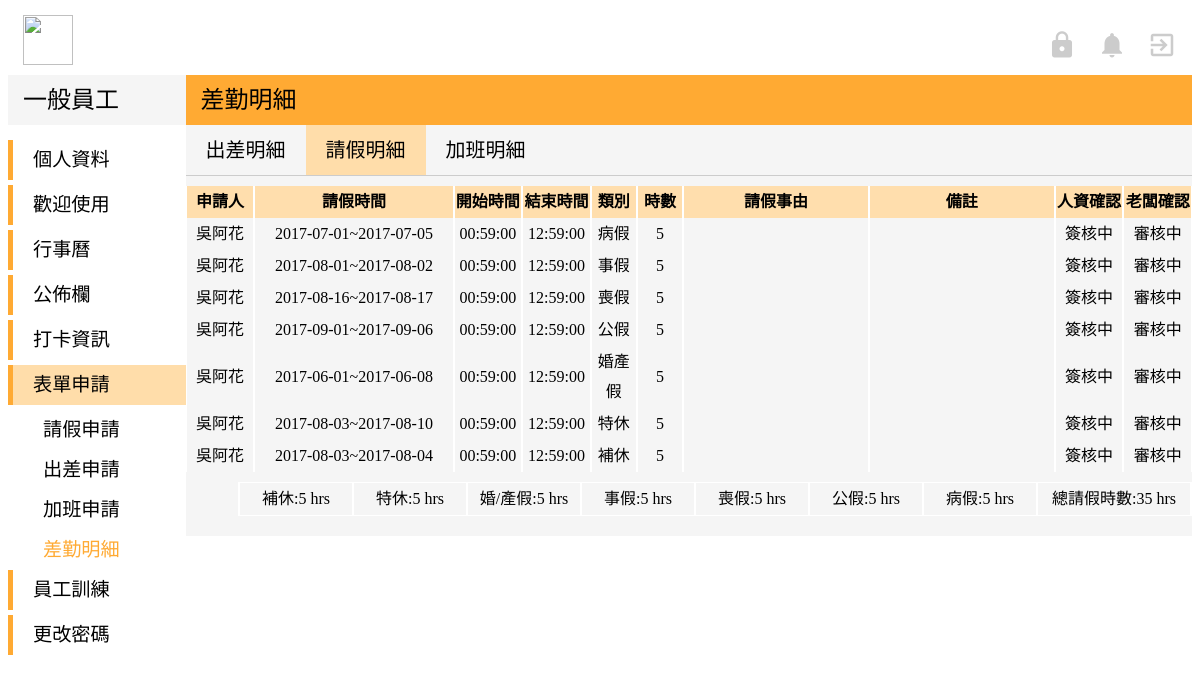
Page /user-Model/user_leave_list.php (signed in) on the earlier database version.
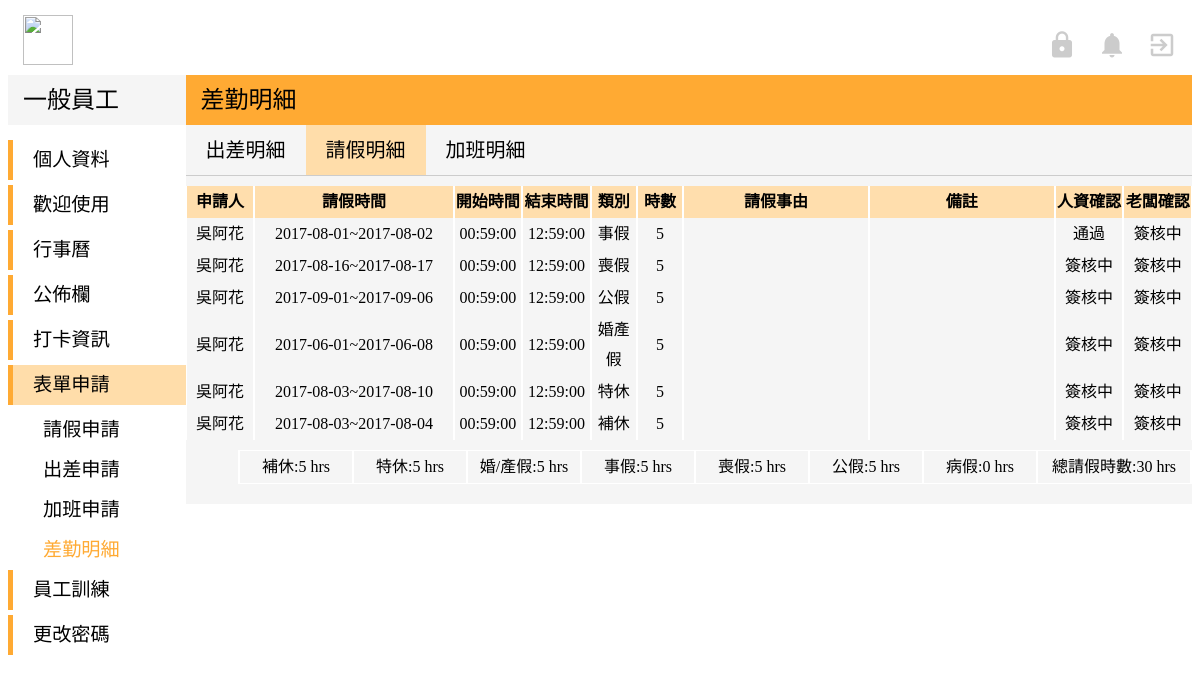
Same page on the later database version.
### tables this page shows
CREATE TABLE `leave` (
  `id` int(11) NOT NULL,
  `l_sn` varchar(15) NOT NULL,
  `l_name` varchar(30) NOT NULL,
  `l_startDate` date NOT NULL,
  `l_startTime` time NOT NULL,
  `l_endDate` date NOT NULL,
  `l_endTime` time NOT NULL,
  `l_month` varchar(2) NOT NULL,
  `l_type` varchar(30) NOT NULL,
  `l_compensatoryLevae` varchar(30) NOT NULL,
  `l_annualLeave` varchar(30) NOT NULL,
  `l_marriageLeave` varchar(30) NOT NULL,
  `l_officialLeave` varchar(30) NOT NULL,
  `l_personalLeave` varchar(30) NOT NULL,
  `l_funeralLeave` varchar(30) NOT NULL,
  `l_sickLeave` varchar(30) NOT NULL,
  `l_hrs` varchar(30) NOT NULL,
  `l_state` varchar(30) NOT NULL,
  `l_comment` varchar(30) NOT NULL,
  `l_hrCheck` varchar(30) NOT NULL DEFAULT '簽核中',
  `l_bossCheck` varchar(30) NOT NULL DEFAULT '簽核中',
  `l_applyDate` timestamp NOT NULL DEFAULT CURRENT_TIMESTAMP
);

### user-Model/user_leave_list.php (the view, shortened to what this page needs)
<!DOCTYPE html>
<?php
$servername = "localhost";
$username = "root";
$password = "root";
$dbname = "peopleresource";
try {
    $conn = mysqli_connect($servername,$username ,$password,$dbname);
    $sql = "SELECT * FROM `leave` WHERE l_name='".$_SESSION['name']."'";
    $result = mysqli_query($conn,$sql);
    }
catch(PDOException $e)
    {
    echo $sql . "<br>" . $e->getMessage();
    }
?>
<html>
<head>
</head>
<body>
	<link rel="stylesheet" href="../view/indexStyle.css">
</head>
<body>
  <div class="top">
		<img class="titleImg" src="http://www.lctech.com.tw/wp-content/uploads/bfi_thumb/%E6%9C%AA%E5%91%BD%E5%90%8D-1-%E6%8B%B7%E8%B2%9D-31w65e1o8bhj94p9q5patm@2x.png" width="50" height="50">
		<a href="../Controller/log_logout.php">
			<i id="topIcon" class="material-icons" >exit_to_app</i>
		</a>
		<a href="#">
			<i id="topIcon" class="material-icons">notifications</i>
		</a>
    <?php if ($_SESSION['root'] == 'admin'){?>
		    <a href="../admin-Model/admin_index.php">
			    <i id="topIcon" class="material-icons">https</i>
		    </a><?php }
    ?>
	</div>
	<div class="down">
			<div class="left">
				<div class="left-top">
					<p class="left-top-title">一般員工</p>
				</div>
				<div class="left-bottom">
					<div class="left-title" >
						<a href="user_profile.php" style="margin:auto 20px">個人資料</a>
					</div>
					<div class="left-title">
						<a href="user_introduction.php" style="margin:auto 20px">歡迎使用</a>
					</div>
					<div class="left-title">
						<a href="user_index.php"style="margin:auto 20px">行事曆</a>
					</div>
					<div class="left-title">
						<a href="user_news.php" style="margin:auto 20px">公佈欄</a>
					</div>
					<div class="left-title">
						<a href="#" style="margin:auto 20px">打卡資訊</a>
					</div>
					<div class="left-title" style="background-color:#FFDDAA">
						<p style="margin:auto 20px">表單申請</p>
					</div>
						<div  class="left-list">
							<a href="user_leave.php" style="margin:auto 35px">請假申請</a>
						</div>
						<div class="left-list">
							<a href="user_bTrip.php" style="margin:auto 35px">出差申請</a>
						</div>
						<div class="left-list">
							<a href="user_overtime.php" style="margin:auto 35px">加班申請</a>
						</div>
						<div class="left-list">
							<p style="margin:auto 35px;color:#FFAA33;font-weight:500">差勤明細</p>
						</div>
					<div class="left-title">
						<a href="#" style="margin:auto 20px">員工訓練</a>
					</div>
          <div class="left-title">
            <a href="#" style="margin:auto 20px">更改密碼</a>
          </div>
				</div>
			</div>
		 <div class="right">
		  <div class="right-top">
			  <p class="right-top-title">差勤明細</p>
		  </div>
      <div class="right-bottom">
        <div style="width:100%;height:50px;margin:auto;;border-bottom:solid 1px #CCC;">
          <div style="float:left">
            <a href="user_bTrip_list.php" class="right-title">出差明細</a>
          </div>
          <div style="float:left;background-color:#FFDDAA">
            <p class="right-title">請假明細</p>
          </div>
          <div style="float:left">
            <a href="user_overtime_list.php" class="right-title">加班明細</a>
          </div>
        </div>
			  <div>
      		<table cellspacing="0">
            <th>申請人</th>
      			<th>請假時間</th>
      			<th>開始時間</th>
      			<th>結束時間</th>
      			<th>類別</th>
      			<th>時數</th>
      			<th>請假事由</th>
      			<th>備註</th>
      			<th>人資確認</th>
      			<th>老闆確認</th>
        		<?php
        		while($row = mysqli_fetch_array($result)) {
        		?>
            <tr>
        			<td style="width:70px"><?php echo $row["l_name"]; ?></td>
        			<td style="width:215px"><?php echo $row["l_startDate"]; ?>~<?php echo $row["l_endDate"];?></td>
        			<td style="width:70px"><?php echo $row["l_startTime"];?></td>
        			<td style="width:70px"><?php echo $row["l_endTime"];?></td>
        			<td style="width:45px"><?php echo $row["l_type"]?></td>
        			<td style="width:45px"><?php echo $row["l_hrs"];?></td>
        			<td style="width:200px"><?php echo $row["l_state"];?></td>
        			<td style="width:200px"><?php echo $row["l_comment"];?></td>
        			<td style="width:70px"><?php echo $row["l_hrCheck"]; ?></td>
        			<td style="width:70px"><?php echo $row["l_bossCheck"]; ?></td>
        		</tr>
        		<?php } ?>
		      </table>
		<?php
		$servername = "localhost";
		$username = "root";
		$password = "root";
		$dbname = "peopleresource";
		try {
		    $conn = mysqli_connect($servername,$username ,$password,$dbname);
		    $sql = "SELECT SUM(`l_compensatoryLevae`),SUM(`l_annualLeave`),SUM(`l_marriageLeave`),SUM(`l_personalLeave`),SUM(`l_funeralLeave`),SUM(`l_officialLeave`),SUM(`l_sickLeave`) FROM `leave` WHERE l_name='".$_SESSION['name']."'";
		    $result = mysqli_query($conn,$sql);
		    }
		catch(PDOException $e)
		    {
		    echo $sql . "<br>" . $e->getMessage();
		    }
		 $row = mysqli_fetch_array($result) ?>
          <table cellspacing="0" style="border:solid 1px white;margin-top:10px;float:right;">
        		<td style="width:110px">補休:<?php echo $row["SUM(`l_compensatoryLevae`)"]; ?>  hrs</td>
        		<td style="width:110px">特休:<?php echo $row["SUM(`l_annualLeave`)"];?>  hrs</td>
        		<td style="width:110px">婚/產假:<?php echo $row["SUM(`l_marriageLeave`)"];?>  hrs</td>
        		<td style="width:110px">事假:<?php echo $row["SUM(`l_personalLeave`)"];?>  hrs</td>
        		<td style="width:110px">喪假:<?php echo $row["SUM(`l_funeralLeave`)"];?>  hrs</td>
        		<td style="width:110px">公假:<?php echo $row["SUM(`l_officialLeave`)"];?>  hrs</td>
        		<td style="width:110px">病假:<?php echo $row["SUM(`l_sickLeave`)"];?>  hrs</td>
            <td style="width:150px">總請假時數:<?php echo $row["SUM(`l_compensatoryLevae`)"]+$row["SUM(`l_annualLeave`)"]+$row["SUM(`l_marriageLeave`)"]+$row["SUM(`l_personalLeave`)"]+$row["SUM(`l_funeralLeave`)"]+$row["SUM(`l_officialLeave`)"]+$row["SUM(`l_sickLeave`)"];?>  hrs</td>
        	</table>
        </div>
      </div>
    </div>
  </div>
</body>
</html>

### view/indexStyle.css (style rules this page uses)
a { text-decoration:none; }
a:link { color: black; }
.top { width:100%; height:60px; background-color:white; margin-top:15px; }
.titleImg { float:left; margin-left:15px; }
#topIcon { margin-top:15px; margin-right:15px; margin-left:5px; float:right; font-size:30px; color:#CCC; }
.down { width:100%; height:auto; background-color:white; margin:auto; }
.left { width:15%; height:auto; background-color:white; margin:auto; float:left; }
.left-top { width:100%; height:50px; background-color:#F5F5F5; margin:auto; }
.left-top-title { line-height:50px; font-family:Microsoft JhengHei; font-size:150%; margin:auto 15px; font-weight: 500; }
.left-bottom { margin-top: 15px; }
.left-title { width:100%; height:40px; text-align:left; font-family:Microsoft JhengHei; border-left:solid 5px #FFAA33; margin-bottom:5px; line-height:40px; font-size:120%; }
.left-list { width:100%; height:40px; text-align:left; font-family:Microsoft JhengHei; font-size:18px; color:#666666; font-size:120%; line-height:40px; font-weight: 300; }
.right { width:85%; height:auto; background-color:#F5F5F5; margin:auto; float:right; padding-bottom: 20px; }
.right-top { width:100%; height:50px; background-color:#FFAA33; margin:auto; }
.right-top-title { line-height:50px; font-family:Microsoft JhengHei; font-size:150%; margin:auto 15px; font-weight: 500; }
.right-title { line-height:50px; margin:auto 20px; font-size:20px; font-family: Microsoft JhengHei; }
table { margin-top:10px; font-family:Microsoft JhengHei; font-size:16px; line-height:30px; table-layout:fixed; word-wrap:break-word; word-break: break-all; }
td,th,tr { font-family:Microsoft JhengHei; font-size:16px; text-align:center; }

### user-Model/user_leave_list.php (style rules this page uses)
th { background-color:#FFDEAD; }
td,tr,th { border-left: solid 1px white; border-right: solid 1px white; }

Differences in the rows shown:
removed leave: l_name "吳阿花", l_startDate "2017-07-01", l_endDate "2017-07-05", l_startTime "00:59:00", l_endTime "12:59:00", l_type "病假", l_hrs "5", l_hrCheck "簽核中", l_bossCheck "審核中"
changed leave "事假": l_hrCheck "簽核中" → "通過"; l_bossCheck "審核中" → "簽核中"
changed leave "喪假": l_bossCheck "審核中" → "簽核中"
changed leave "公假": l_bossCheck "審核中" → "簽核中"
changed leave "婚產假": l_bossCheck "審核中" → "簽核中"
changed leave "特休": l_bossCheck "審核中" → "簽核中"
changed leave "補休": l_bossCheck "審核中" → "簽核中"
Other differences:
$row["SUM(`l_sickLeave`)"]: "5" → "0"
text no longer shown: "35"
text now shown: "30"
